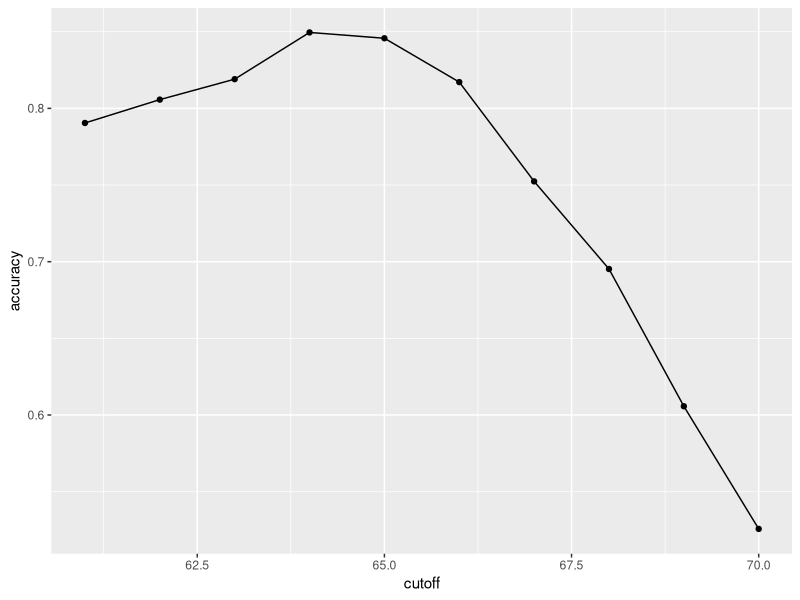
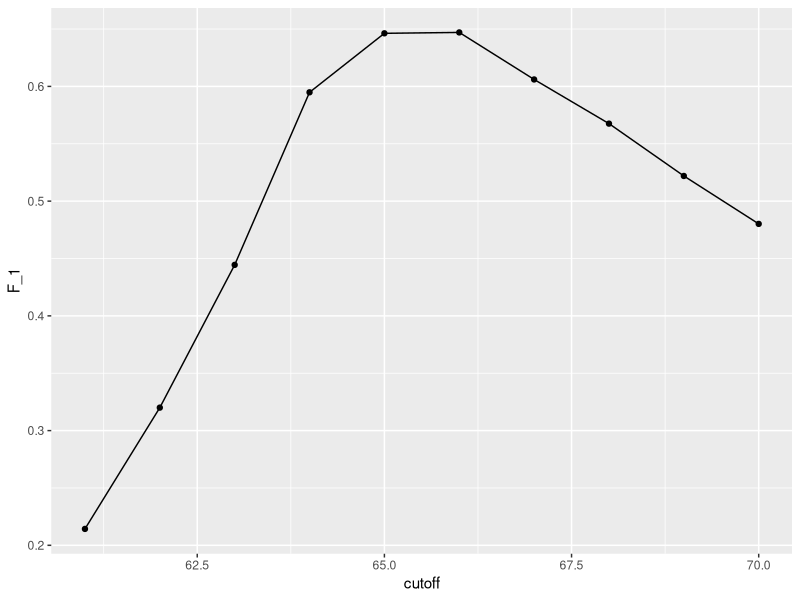
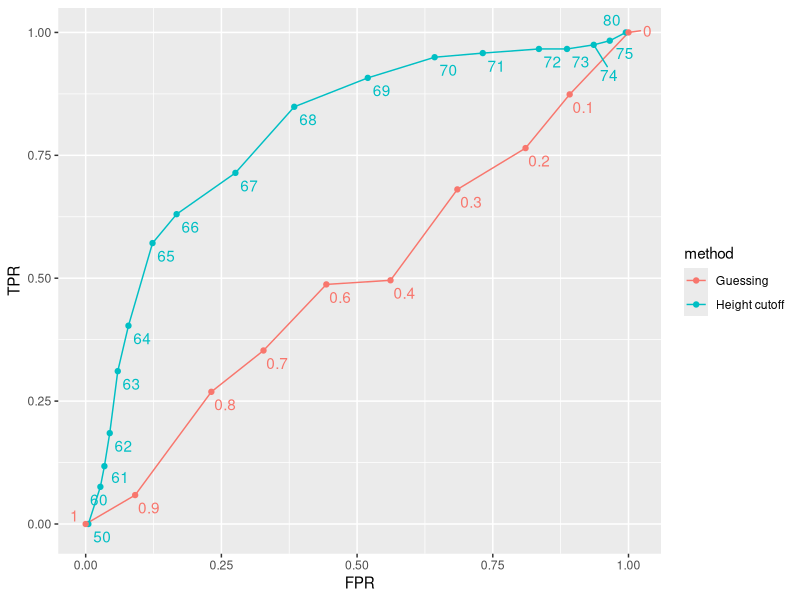
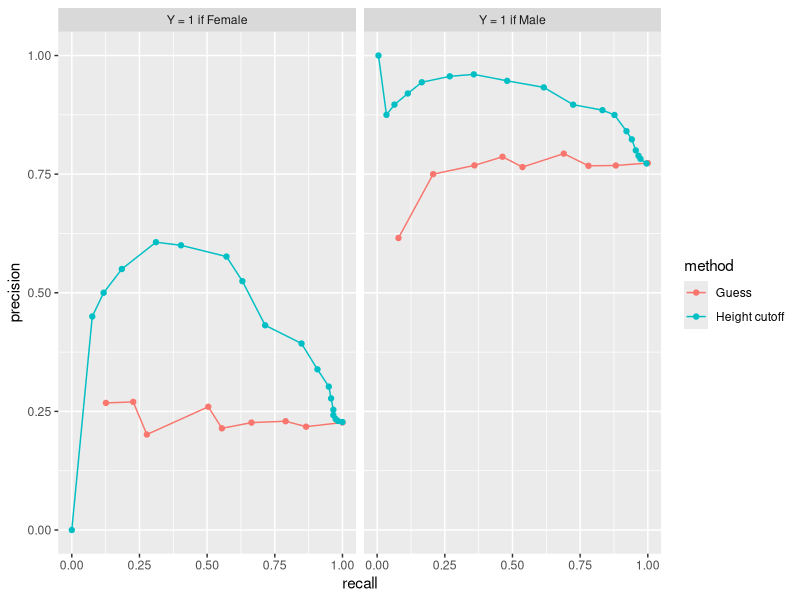

Write R code to recreate these figures, in order.
## ---- chunk 1
library(tidyverse)
library(caret)
library(dslabs)
## ---- chunk 2
y <- heights$sex
x <- heights$height
## ---- chunk 3
set.seed(2007)
test_index <- createDataPartition(y, times = 1, p = 0.5, list = FALSE)
## ---- chunk 4
test_set <- heights[test_index, ]
train_set <- heights[-test_index, ]
## ---- chunk 5
y_hat <- sample(c("Male", "Female"), length(test_index), replace = TRUE)
## ---- chunk 6
y_hat <- sample(c("Male", "Female"), length(test_index), replace = TRUE) |>
  factor(levels = levels(test_set$sex))
## ---- chunk 7
mean(y_hat == test_set$sex)
## ---- chunk 8
heights |> group_by(sex) |> summarize(mean(height), sd(height))
## ---- chunk 9
y_hat <- ifelse(x > 62, "Male", "Female") |> 
  factor(levels = levels(test_set$sex))
## ---- chunk 10
mean(y == y_hat)
## ---- chunk 11
cutoff <- seq(61, 70)
accuracy <- map_dbl(cutoff, function(x){
  y_hat <- ifelse(train_set$height > x, "Male", "Female") |> 
    factor(levels = levels(test_set$sex))
  mean(y_hat == train_set$sex)
})
## ---- chunk 12
data.frame(cutoff, accuracy) |> 
  ggplot(aes(cutoff, accuracy)) + 
  geom_point() + 
  geom_line() 
## ---- chunk 13
max(accuracy)
## ---- chunk 14
best_cutoff <- cutoff[which.max(accuracy)]
best_cutoff
## ---- chunk 15
y_hat <- ifelse(test_set$height > best_cutoff, "Male", "Female") |> 
  factor(levels = levels(test_set$sex))
y_hat <- factor(y_hat)
mean(y_hat == test_set$sex)
## ---- chunk 16
table(predicted = y_hat, actual = test_set$sex)
## ---- chunk 17
test_set |> 
  mutate(y_hat = y_hat) |>
  group_by(sex) |> 
  summarize(accuracy = mean(y_hat == sex))
## ---- chunk 18
prev <- mean(y == "Male")
prev
## ---- chunk 19
mat <- matrix(c("True positives (TP)", "False negatives (FN)", 
                "False positives (FP)", "True negatives (TN)"), 2, 2)
colnames(mat) <- c("Actually Positive", "Actually Negative")
rownames(mat) <- c("Predicted positive", "Predicted negative")
tmp <- as.data.frame(mat)
knitr::kable(tmp, "html") |>
    kableExtra::kable_styling(bootstrap_options = "striped", full_width = FALSE)
## ---- chunk 20
cm <- confusionMatrix(data = y_hat, reference = test_set$sex)
## ---- chunk 21
cm$overall["Accuracy"]
cm$byClass[c("Sensitivity","Specificity", "Prevalence")]
## ---- chunk 22
cutoff <- seq(61, 70)
F_1 <- map_dbl(cutoff, function(x){
  y_hat <- ifelse(train_set$height > x, "Male", "Female") |> 
    factor(levels = levels(test_set$sex))
  F_meas(data = y_hat, reference = factor(train_set$sex))
})
## ---- chunk 23
data.frame(cutoff, F_1) |> 
  ggplot(aes(cutoff, F_1)) + 
  geom_point() + 
  geom_line() 
## ---- chunk 24
max(F_1)
## ---- chunk 25
best_cutoff <- cutoff[which.max(F_1)]
best_cutoff
## ---- chunk 26
y_hat <- ifelse(test_set$height > best_cutoff, "Male", "Female") |> 
  factor(levels = levels(test_set$sex))
sensitivity(data = y_hat, reference = test_set$sex)
specificity(data = y_hat, reference = test_set$sex)
## ---- chunk 27
p <- 0.9
n <- length(test_index)
y_hat <- sample(c("Male", "Female"), n, replace = TRUE, prob = c(p, 1 - p)) |> 
  factor(levels = levels(test_set$sex))
mean(y_hat == test_set$sex)
## ---- chunk 28
probs <- seq(0, 1, length.out = 10)
guessing <- map_df(probs, function(p){
  y_hat <- 
    sample(c("Male", "Female"), n, replace = TRUE, prob = c(p, 1 - p)) |> 
    factor(levels = c("Female", "Male"))
  list(method = "Guessing",
       FPR = 1 - specificity(y_hat, test_set$sex),
       TPR = sensitivity(y_hat, test_set$sex))
})
## ---- chunk 29
cutoffs <- c(50, seq(60, 75), 80)
height_cutoff <- map_df(cutoffs, function(x){
  y_hat <- ifelse(test_set$height > x, "Male", "Female") |> 
    factor(levels = c("Female", "Male"))
   list(method = "Height cutoff",
        FPR = 1 - specificity(y_hat, test_set$sex),
        TPR = sensitivity(y_hat, test_set$sex))
})
## ---- chunk 30
library(ggrepel)
tmp_1 <- map_df(cutoffs, function(x){
  y_hat <- ifelse(test_set$height > x, "Male", "Female") |> 
    factor(levels = c("Female", "Male"))
   list(method = "Height cutoff",
        cutoff = x, 
        FPR = 1 - specificity(y_hat, test_set$sex),
        TPR = sensitivity(y_hat, test_set$sex))
}) 
tmp_2 <- map_df(probs, function(p){
  y_hat <- 
    sample(c("Male", "Female"), n, replace = TRUE, prob = c(p, 1 - p)) |> 
    factor(levels = c("Female", "Male"))
  list(method = "Guessing",
       cutoff = round(p,1),
       FPR = 1 - specificity(y_hat, test_set$sex),
       TPR = sensitivity(y_hat, test_set$sex))
})

bind_rows(tmp_1, tmp_2) |>
  ggplot(aes(FPR, TPR, label = cutoff, color = method)) +
  geom_line() +
  geom_point() +
  geom_text_repel(nudge_x = 0.01, nudge_y = -0.01, show.legend = FALSE)
## ---- chunk 31
guessing <- map_df(probs, function(p){
  y_hat <- sample(c("Male", "Female"), length(test_index), 
                  replace = TRUE, prob = c(p, 1 - p)) |> 
    factor(levels = c("Female", "Male"))
  list(method = "Guess",
    recall = sensitivity(y_hat, test_set$sex),
    precision = precision(y_hat, test_set$sex))
})

height_cutoff <- map_df(cutoffs, function(x){
  y_hat <- ifelse(test_set$height > x, "Male", "Female") |> 
    factor(levels = c("Female", "Male"))
  list(method = "Height cutoff",
       recall = sensitivity(y_hat, test_set$sex),
    precision = precision(y_hat, test_set$sex))
})
tmp_1 <- bind_rows(guessing, height_cutoff) |> mutate(Positive = "Y = 1 if Female") 

guessing <- map_df(probs, function(p){
  y_hat <- sample(c("Male", "Female"), length(test_index), replace = TRUE, 
                  prob = c(p, 1 - p)) |> 
    factor(levels = c("Male", "Female"))
  list(method = "Guess",
    recall = sensitivity(y_hat, relevel(test_set$sex, "Male", "Female")),
    precision = precision(y_hat, relevel(test_set$sex, "Male", "Female")))
})

height_cutoff <- map_df(cutoffs, function(x){
  y_hat <- ifelse(test_set$height > x, "Male", "Female") |> 
    factor(levels = c("Male", "Female"))
  list(method = "Height cutoff",
       recall = sensitivity(y_hat, relevel(test_set$sex, "Male", "Female")),
    precision = precision(y_hat, relevel(test_set$sex, "Male", "Female")))
})
tmp_2 <- bind_rows(guessing, height_cutoff) |> mutate(Positive = "Y = 1 if Male") 

bind_rows(tmp_1, tmp_2) |>
  ggplot(aes(recall, precision, color = method)) +
  geom_line() +
  geom_point() +
  facet_wrap(~ Positive)
